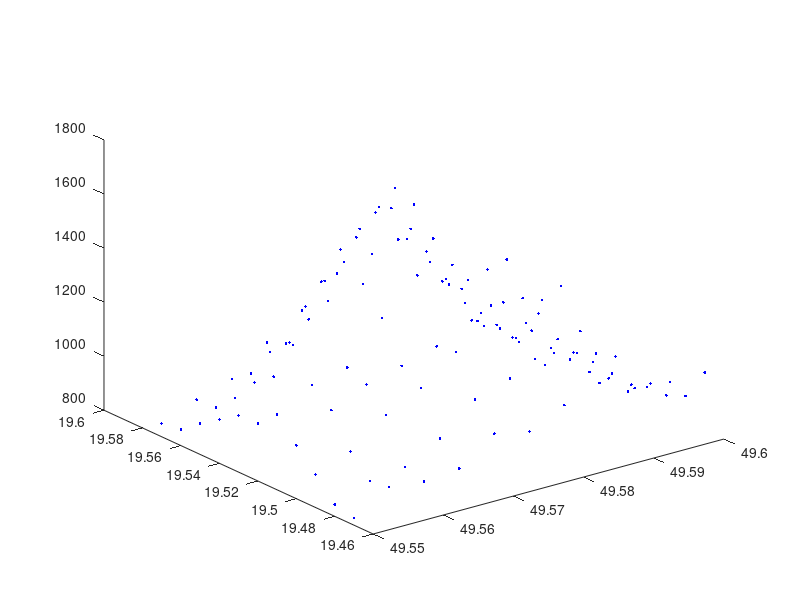
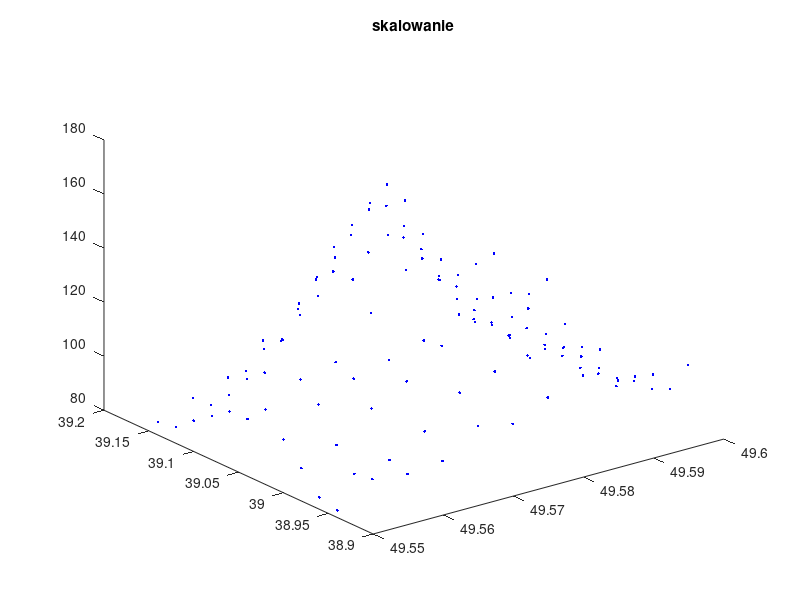
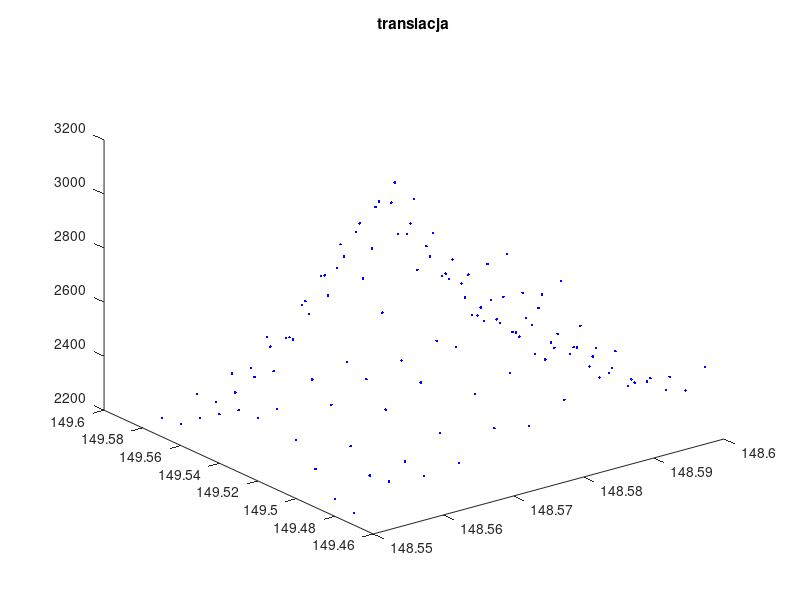
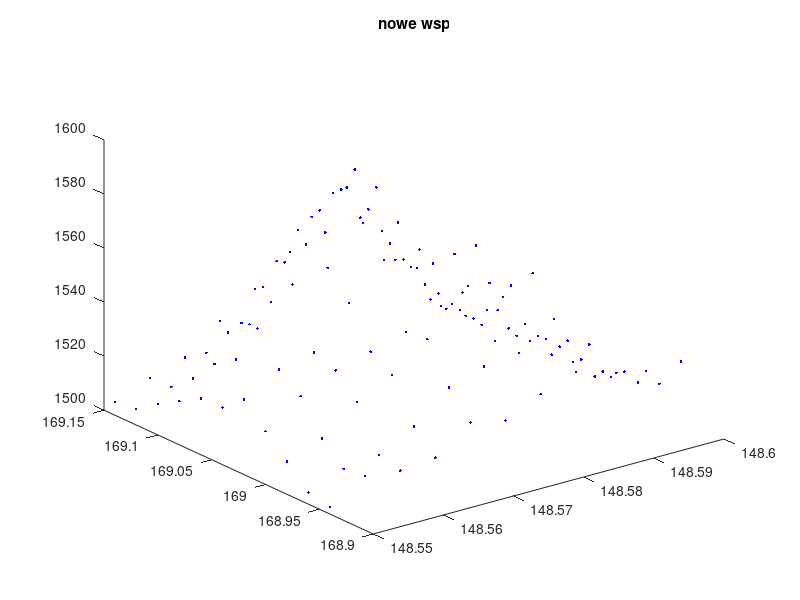

Source code (MATLAB) for these figures, in order:
clear all; close all;
A = load("babia_gora.dat");

figure; grid; plot3(A(:,1), A(:,2), A(:,3), 'b.');

a = 1; b = 2; c = 0.1; % wartości skalowania
S = [a, 0, 0;
     0, b, 0;
     0, 0, c];
AS = S*A';
figure; grid; plot3(AS(1,:), AS(2,:), AS(3,:), 'b.'); title('skalowanie');

x = 99; y = 130; z = 1420; % wartość translacji
T = zeros(length(A(:,1)), 3);
T(:,1) = x;
T(:,2) = y;
T(:,3) = z;

AT = T+A;
figure; grid; plot3(AT(:,1), AT(:,2), AT(:,3), 'b.'); title('translacja');

XX = A*S' + T;
figure; grid; plot3(XX(:,1), XX(:,2), XX(:,3), 'b.'); title('nowe wsp')